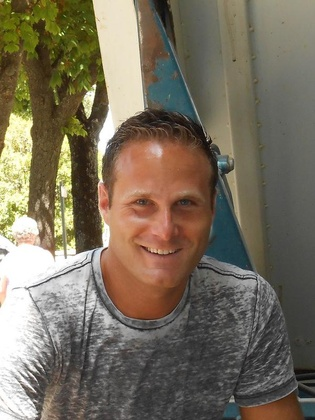
%> input picture dataset1/1803241220-00000379.jpg, 315 x 420 px, shrunk from 600 x 800 before the run
$ octave skin_first_hair_segment.m   (GNU Octave 9; MATLAB toolbox functions it lacks are replaced by stand-ins)
%> lines starting %> are read from the running program, lines starting %| are printed output that depends on the picture; in (x1, y1, x2, y2) boxes, pixels count from 0 and x2, y2 are one past the last pixel; in counts of white or black regions, pixels touching at a corner belong together; the program's own positions count from 1
clc; close all; clear;

% List of image filenames
imageFiles = {'1803241220-00000379.jpg', '1803241220-00000455.jpg', '1803242348-00000223.jpg', '1803242348-00000303.jpg', "1803191139-00001033.jpg", "1803290249-00000142.jpg", "1803290100-00000210.jpg", '1803261700-00000348.jpg'};

% Number of images
numImages = length(imageFiles);

% Create a Viola-Jones detector object for face detection
faceDetector = vision.CascadeObjectDetector();

figure;

% Loop through each image, detect face, apply skin segmentation, and display
for i = 1:numImages
    % Read the current image
    img = imread(imageFiles{i});
%> img is the input picture: size 420x315x3 uint8; mean R, G, B 119.9, 110.2, 92.6

    % Detect faces in the image
    bboxFace = step(faceDetector, img);  % Returns upper left corner and size of bounding box
%> bboxFace = [107 164 115 115]

    % Apply non-maxima suppression: keep only the largest face
    if ~isempty(bboxFace)
        % Compute the area of each bounding box and find the largest
        areas = bboxFace(:, 3) .* bboxFace(:, 4); % Width * Height
%> areas = 13225
        [~, maxIndex] = max(areas);
%> maxIndex = 1
        bboxFace = bboxFace(maxIndex, :); % Keep only the largest face

        % Further crop into the face region by zooming in 75%
        zoomFactor = 0.84;  % Zooming factor (75% of the original size)
        centerX = bboxFace(1) + bboxFace(3) / 2;  % Center X coordinate of the bounding box
%> centerX = 164.5
        centerY = bboxFace(2) + bboxFace(4) / 2;  % Center Y coordinate of the bounding box
%> centerY = 221.5

        % Calculate new width and height
        newWidth = bboxFace(3) * zoomFactor;
%> newWidth = 96.6
        newHeight = bboxFace(4) * zoomFactor;
%> newHeight = 96.6

        % Calculate new top-left corner of the bounding box for cropping
        newX = centerX - newWidth / 2;
%> newX = 116.2
        newY = centerY - newHeight / 2;
%> newY = 173.2

        % Ensure the new bounding box is within image boundaries
        newX = max(1, newX);
        newY = max(1, newY);
        newWidth = min(newWidth, size(img, 2) - newX);
        newHeight = min(newHeight, size(img, 1) - newY);

        % Create the new bounding box for cropping
        newBbox = [newX, newY, newWidth, newHeight];
%> newBbox = [116.2 173.2 96.6 96.6]

        % Crop the new face region
        faceRegion = imcrop(img, newBbox);

        %% Skin Segmentation Using Face Region Histograms

        % Convert the face region and original image to HSV and RGB color spaces
        hsvFace = rgb2hsv(faceRegion);
%> hsvFace: size 98x98x3 double; mean H, S, V 0.0666, 0.52, 0.592
        hsvImg = rgb2hsv(img);
%> hsvImg: size 420x315x3 double; mean H, S, V 0.141, 0.257, 0.476
        rgbImg = img;

        % Extract Red channel from RGB and Hue from HSV (Face Region)
        redChannelFace = faceRegion(:,:,1);
        hueChannelFace = hsvFace(:,:,1);
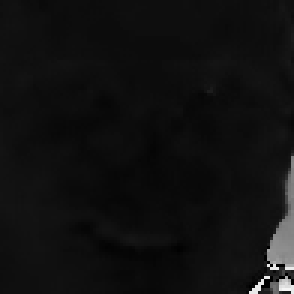
%> hueChannelFace: size 98x98 double (shown 3 times larger); min 0, max 0.958, mean 0.0666

        % Create histograms of the skin pixels (Face Region)
        histRed = histcounts(redChannelFace, 256, 'Normalization', 'probability');
%> histRed = 256 values, max 0.0148 at index 218, min 0 at index 2, mean 0.00391
        histHue = histcounts(hueChannelFace, 256, 'Normalization', 'probability');
%> histHue = 256 values, max 0.152 at index 15, min 0 at index 29, mean 0.00391

        % Apply backprojection to the entire original image
        redChannelImg = rgbImg(:,:,1);
        hueChannelImg = hsvImg(:,:,1);
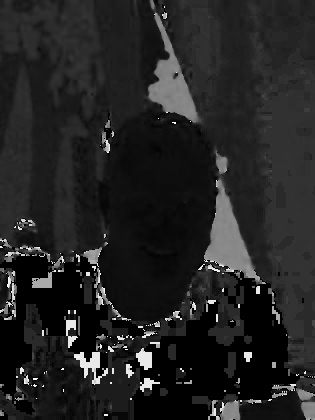
%> hueChannelImg: size 420x315 double; min 0, max 0.994, mean 0.141

        % Backproject the histograms onto the entire original image
        probabilityRed = histRed(double(redChannelImg) + 1);  % Red channel backprojection
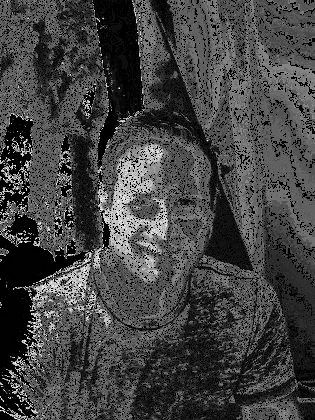
%> probabilityRed: size 420x315 double; min 0, max 0.0148, mean 0.00389; drawn with min black and max white

        % Convert the hue values of the entire image to indices in the range [1, 256]
        hueIndicesImg = round(hueChannelImg * 255) + 1;

        % Ensure the indices are within the valid range [1, 256]
        hueIndicesImg = max(1, min(256, hueIndicesImg));

        % Backproject the histogram onto the hue channel of the entire image
        probabilityHue = histHue(hueIndicesImg);

        % Combine the probabilities for the entire image
        skinProbability = probabilityHue .* probabilityRed;

        % Threshold the probability to segment the skin
        skinThreshold = 1E-4;  % Adjust this value as necessary
        skinSegment = skinProbability > skinThreshold;
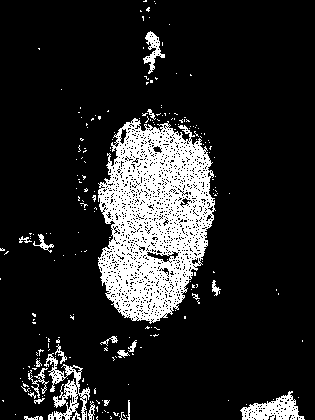
%> skinSegment: size 420x315 logical; 14.5% white; 222 white regions (201 under 20 px), largest, box (x1, y1, x2, y2) and area: (98, 118, 216, 324) 15188, (44, 353, 90, 420) 1110, (240, 391, 305, 420) 961

        % Calculate the mean and standard deviation of the hue/sat/val values within the face region
        meanHue = mean(hueChannelFace(:));
%> meanHue = 0.0666
        stdHue = std(hueChannelFace(:));
%> stdHue = 0.082

        % Define adaptive thresholds for the hue channel
        hueMin = max(0, meanHue - 0.75 * stdHue); % Lower bound for hue
%> hueMin = 0.00508
        hueMax = min(1, meanHue + 0.75 * stdHue); % Upper bound for hue
%> hueMax = 0.128

        satChannelFace = hsvFace(:,:,2);
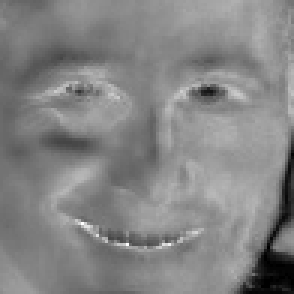
%> satChannelFace: size 98x98 double (shown 3 times larger); min 0, max 1, mean 0.52

        meanSat = mean(satChannelFace(:));
%> meanSat = 0.52
        stdSat = std(satChannelFace(:));
%> stdSat = 0.114

        % Define adaptive thresholds for the hue channel
        saturationMin = max(0, meanSat - 1.25 * stdSat); % Lower bound for hue
%> saturationMin = 0.377
        saturationMax = min(1, meanSat + 1.25 * stdSat); % Upper bound for hue
%> saturationMax = 0.662

        valChannelFace = hsvFace(:,:,3);

        meanVal = mean(valChannelFace(:));
%> meanVal = 0.592
        stdVal = std(valChannelFace(:));
%> stdVal = 0.175

        % Define adaptive thresholds for the hue channel
        valueMin = max(0, meanVal - 1.5 * stdVal); % Lower bound for hue
%> valueMin = 0.33
        valueMax = min(1, meanVal + 1.5 * stdVal); % Upper bound for hue
%> valueMax = 0.854

        % Extract the HSV channels of the original image
        hueChannel = hsvImg(:, :, 1);
        saturationChannel = hsvImg(:, :, 2);
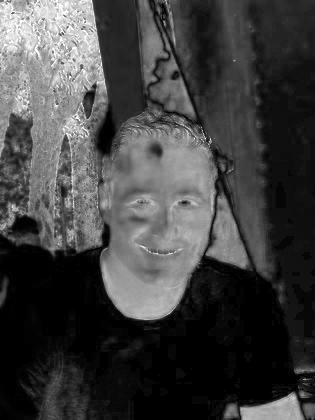
%> saturationChannel: size 420x315 double; min 0, max 1, mean 0.257
        valueChannel = hsvImg(:, :, 3);

        % Apply the thresholds only within the skinSegment mask
        hueMask = (hueChannel >= hueMin) & (hueChannel <= hueMax) & skinSegment;
        saturationMask = (saturationChannel >= saturationMin) & (saturationChannel <= saturationMax) & skinSegment;
%> saturationMask: size 420x315 logical; 10.4% white; 115 white regions (108 under 20 px), largest, box (x1, y1, x2, y2) and area: (99, 125, 214, 320) 12783, (144, 31, 165, 74) 329, (240, 402, 280, 420) 201
        valueMask = (valueChannel >= valueMin) & (valueChannel <= valueMax) & skinSegment;
%> valueMask: size 420x315 logical; 12.6% white; 247 white regions (229 under 20 px), largest, box (x1, y1, x2, y2) and area: (98, 122, 214, 321) 13762, (242, 401, 297, 420) 772, (143, 31, 165, 74) 348

        % Combine the masks with the original skinSegment mask
        thresholdedSkinMask = hueMask & saturationMask & valueMask;
%> thresholdedSkinMask: size 420x315 logical; 9.6% white; 55 white regions (49 under 20 px), largest, box (x1, y1, x2, y2) and area: (99, 128, 213, 319) 11842, (144, 31, 165, 74) 329, (242, 403, 280, 420) 186, (284, 402, 296, 420) 85, (142, 307, 171, 320) 52, (39, 234, 44, 242) 22

        % Morphological Operations to Refine the Skin Segment (on thresholded mask)
        se = strel('disk', 9); % A disk-shaped structuring element with a radius of 5 pixels
        closedSkinMask = imclose(thresholdedSkinMask, se);
%> closedSkinMask: size 420x315 logical; 13.5% white; 5 white regions, box (x1, y1, x2, y2) and area: (99, 122, 213, 320) 16477, (242, 401, 296, 420) 627, (143, 31, 165, 84) 617, (39, 233, 54, 251) 110, (140, 0, 149, 12) 63
        filledSkinMask = imfill(closedSkinMask, 'holes');
        openedSkinMask = imopen(filledSkinMask, se);
%> openedSkinMask: size 420x315 logical; 12.9% white; 3 white regions, box (x1, y1, x2, y2) and area: (99, 127, 212, 319) 16393, (266, 402, 288, 420) 319, (144, 39, 163, 60) 318

        % Keep only the largest connected white region
        connectedComponents = bwconncomp(openedSkinMask);
%> connectedComponents = 3 connected components
        numPixels = cellfun(@numel, connectedComponents.PixelIdxList);
%> numPixels = [16393 318 319]
        [~, largestIdx] = max(numPixels);
%> largestIdx = 1
        largestRegionMask = false(size(openedSkinMask));
        largestRegionMask(connectedComponents.PixelIdxList{largestIdx}) = true;
%> largestRegionMask: size 420x315 logical; 12.4% white; 1 white region, box (x1, y1, x2, y2) and area: (99, 127, 212, 319) 16393


        %% Hair Segmentation

        % Load Viola-Jones detector for mouth detection
        mouthDetector = vision.CascadeObjectDetector('Mouth', 'MergeThreshold', 16);

        % Convert to HSV color space
        hsvImg = rgb2hsv(img);
        vChannel = hsvImg(:,:,3); % Value (brightness)
        hChannel = hsvImg(:,:,1); % Hue

        % Threshold for potential hair region using Value channel
        hairMaskV = vChannel < 0.25; % Threshold for darker regions
%> hairMaskV: size 420x315 logical; 11.9% white; 539 white regions (504 under 20 px), largest, box (x1, y1, x2, y2) and area: (222, 283, 315, 405) 3255, (132, 335, 238, 420) 2889, (68, 103, 98, 250) 1883
        hairMaskV = hairMaskV & (hChannel < 0.2 | hChannel > 0.6);
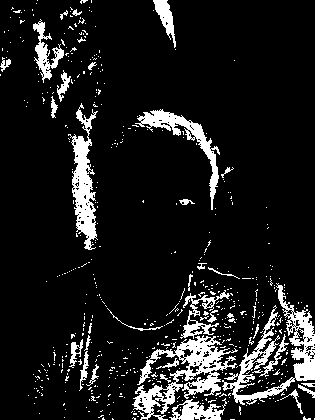
%> hairMaskV: size 420x315 logical; 11% white; 545 white regions (510 under 20 px), largest, box (x1, y1, x2, y2) and area: (132, 335, 238, 420) 2875, (222, 283, 315, 405) 2775, (68, 103, 98, 250) 1883

        % Detect mouth region using Viola-Jones
%> (the run ends here)

$ run again, with dataset1/1803191139-00000036.jpg copied over dataset1/1803241220-00000379.jpg
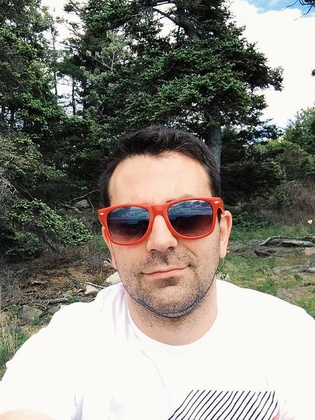
%> input picture dataset1/1803191139-00000036.jpg, 315 x 420 px, shrunk from 600 x 800 before the run
%> img is the input picture: size 420x315x3 uint8; mean R, G, B 139.7, 136.5, 127.4
%> bboxFace = [81 161 164 164]
%> areas = 26896
%> maxIndex = 1
%> centerX = 163
%> centerY = 243
%> newWidth = 137.8
%> newX = 94.12
%> newY = 174.1
%> newBbox = [94.12 174.1 137.8 137.8]
%> hsvFace: size 139x139x3 double; mean H, S, V 0.178, 0.331, 0.686
%> hsvImg: size 420x315x3 double; mean H, S, V 0.245, 0.184, 0.566
%> histRed = 256 values, max 0.0364 at index 252, min 5.18e-05 at index 3, mean 0.00391
%> histHue = 256 values, max 0.0949 at index 17, min 0 at index 76, mean 0.00391
%> `skinSegment = skinProbability > skinThreshold;`:
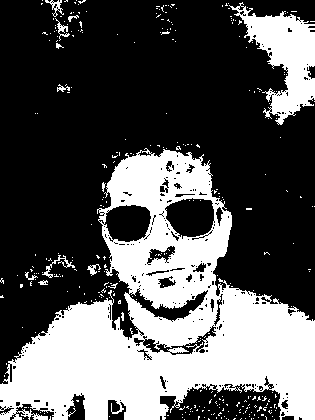
%> skinSegment: size 420x315 logical; 34.6% white; 322 white regions (308 under 20 px), largest, box (x1, y1, x2, y2) and area: (0, 148, 315, 420) 39753, (229, 2, 315, 125) 4508, (42, 255, 75, 278) 143
%> meanHue = 0.178
%> stdHue = 0.273
%> hueMin = 0
%> hueMax = 0.383
%> meanSat = 0.331
%> stdSat = 0.189
%> saturationMin = 0.095
%> saturationMax = 0.568
%> meanVal = 0.686
%> stdVal = 0.276
%> valueMin = 0.272
%> valueMax = 1
%> hueMask: size 420x315 logical; 34.6% white; 316 white regions (302 under 20 px), largest, box (x1, y1, x2, y2) and area: (0, 148, 315, 420) 39751, (229, 3, 315, 125) 4503, (42, 255, 75, 278) 143
%> saturationMask: size 420x315 logical; 10.5% white; 135 white regions (125 under 20 px), largest, box (x1, y1, x2, y2) and area: (102, 208, 232, 346) 8645, (104, 148, 220, 208) 4408, (42, 255, 75, 278) 139
%> valueMask: size 420x315 logical; 34.3% white; 303 white regions (292 under 20 px), largest, box (x1, y1, x2, y2) and area: (0, 150, 315, 420) 39640, (229, 2, 315, 125) 4508, (45, 0, 64, 17) 107
%> thresholdedSkinMask: size 420x315 logical; 10.2% white; 108 white regions (100 under 20 px), largest, box (x1, y1, x2, y2) and area: (102, 208, 232, 346) 8643, (107, 150, 220, 208) 4321, (0, 412, 22, 420) 120
%> closedSkinMask: size 420x315 logical; 13.3% white; 10 white regions (7 under 20 px), largest, box (x1, y1, x2, y2) and area: (85, 144, 232, 346) 16704, (20, 256, 79, 288) 641, (0, 411, 40, 420) 245
%> filledSkinMask: size 420x315 logical; 15.6% white; 10 white regions (7 under 20 px), largest, box (x1, y1, x2, y2) and area: (85, 144, 232, 346) 19800, (20, 256, 79, 288) 641, (0, 411, 40, 420) 245
%> openedSkinMask: size 420x315 logical; 15% white; 2 white regions, box (x1, y1, x2, y2) and area: (94, 148, 232, 346) 19641, (48, 260, 66, 277) 242
%> connectedComponents = 2 connected components
%> numPixels = [242 19641]
%> largestIdx = 2
%> largestRegionMask: size 420x315 logical; 14.8% white; 1 white region, box (x1, y1, x2, y2) and area: (94, 148, 232, 346) 19641
%> `hairMaskV = hairMaskV & (hChannel < 0.2 | hChannel > 0.6);`:
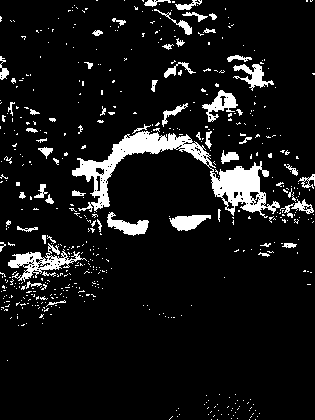
%> hairMaskV: size 420x315 logical; 8.8% white; 533 white regions (475 under 20 px), largest, box (x1, y1, x2, y2) and area: (72, 131, 280, 218) 4447, (8, 243, 87, 282) 939, (202, 90, 238, 122) 463

$ run again, with dataset1/1803241638-00000200.jpg copied over dataset1/1803241220-00000379.jpg
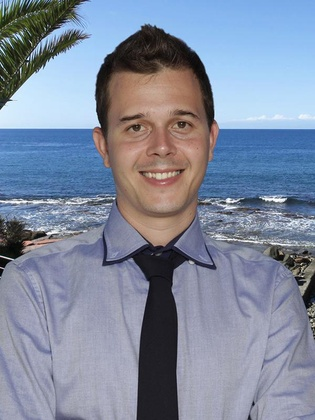
%> input picture dataset1/1803241638-00000200.jpg, 315 x 420 px, shrunk from 600 x 800 before the run
%> img is the input picture: size 420x315x3 uint8; mean R, G, B 127.8, 137.6, 157.5
%> bboxFace = [100 80 122 122]
%> areas = 14884
%> maxIndex = 1
%> centerX = 161
%> centerY = 141
%> newWidth = 102.5
%> newX = 109.8
%> newY = 89.76
%> newBbox = [109.8 89.76 102.5 102.5]
%> hsvFace: size 103x103x3 double; mean H, S, V 0.0831, 0.355, 0.6
%> hsvImg: size 420x315x3 double; mean H, S, V 0.525, 0.267, 0.646
%> histRed = 256 values, max 0.0156 at index 186, min 0 at index 9, mean 0.00391
%> histHue = 256 values, max 0.137 at index 15, min 0 at index 33, mean 0.00391
%> `skinSegment = skinProbability > skinThreshold;`:
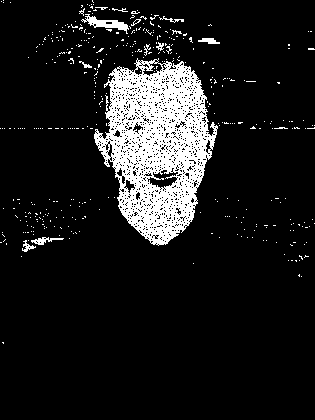
%> skinSegment: size 420x315 logical; 11.1% white; 400 white regions (387 under 20 px), largest, box (x1, y1, x2, y2) and area: (94, 58, 218, 246) 12920, (81, 14, 129, 34) 327, (31, 237, 64, 245) 114
%> meanHue = 0.0831
%> stdHue = 0.135
%> hueMin = 0
%> hueMax = 0.185
%> meanSat = 0.355
%> stdSat = 0.0817
%> saturationMin = 0.252
%> saturationMax = 0.457
%> meanVal = 0.6
%> stdVal = 0.132
%> valueMin = 0.402
%> valueMax = 0.798
%> hueMask: size 420x315 logical; 10.1% white; 89 white regions (84 under 20 px), largest, box (x1, y1, x2, y2) and area: (94, 58, 218, 246) 12920, (31, 237, 64, 245) 114, (22, 240, 36, 252) 66, (156, 42, 164, 51) 36, (144, 44, 151, 56) 31
%> saturationMask: size 420x315 logical; 9.8% white; 224 white regions (211 under 20 px), largest, box (x1, y1, x2, y2) and area: (104, 61, 217, 245) 11383, (81, 14, 129, 34) 327, (94, 132, 110, 166) 196
%> valueMask: size 420x315 logical; 9.3% white; 128 white regions (125 under 20 px), largest, box (x1, y1, x2, y2) and area: (94, 62, 218, 246) 12012, (31, 237, 64, 245) 104, (22, 241, 36, 252) 56
%> thresholdedSkinMask: size 420x315 logical; 8.5% white; 26 white regions (23 under 20 px), largest, box (x1, y1, x2, y2) and area: (108, 65, 217, 245) 10900, (94, 132, 110, 166) 190, (208, 152, 212, 160) 20
%> closedSkinMask: size 420x315 logical; 11.2% white; 2 white regions, box (x1, y1, x2, y2) and area: (94, 62, 217, 245) 14776, (23, 239, 46, 246) 66
%> openedSkinMask: size 420x315 logical; 11.1% white; 1 white region, box (x1, y1, x2, y2) and area: (96, 67, 217, 244) 14683
%> connectedComponents = 1 connected component
%> numPixels = 14683
%> largestIdx = 1
%> `hairMaskV = hairMaskV & (hChannel < 0.2 | hChannel > 0.6);`:
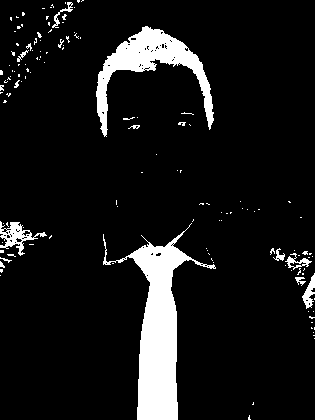
%> hairMaskV: size 420x315 logical; 9.1% white; 135 white regions (119 under 20 px), largest, box (x1, y1, x2, y2) and area: (103, 223, 216, 420) 6526, (96, 26, 214, 137) 3667, (0, 221, 47, 256) 541

$ run again, with dataset1/1803241944-00000092.jpg copied over dataset1/1803241220-00000379.jpg
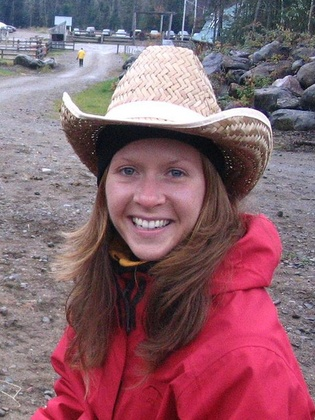
%> input picture dataset1/1803241944-00000092.jpg, 315 x 420 px, shrunk from 600 x 800 before the run
%> img is the input picture: size 420x315x3 uint8; mean R, G, B 136.9, 98.9, 110.2
%> bboxFace = [96 131 114 114]
%> areas = 12996
%> maxIndex = 1
%> centerX = 153
%> centerY = 188
%> newWidth = 95.76
%> newX = 105.1
%> newY = 140.1
%> newBbox = [105.1 140.1 95.76 95.76]
%> hsvFace: size 97x97x3 double; mean H, S, V 0.851, 0.297, 0.53
%> hsvImg: size 420x315x3 double; mean H, S, V 0.656, 0.322, 0.558
%> histRed = 256 values, max 0.0115 at index 152, min 0 at index 9, mean 0.00391
%> histHue = 256 values, max 0.0832 at index 249, min 0 at index 18, mean 0.00391
%> skinSegment: size 420x315 logical; 27.2% white; 700 white regions (631 under 20 px), largest, box (x1, y1, x2, y2) and area: (0, 187, 287, 420) 22451, (104, 139, 209, 261) 6518, (279, 358, 315, 420) 871
%> meanHue = 0.851
%> stdHue = 0.285
%> hueMin = 0.638
%> hueMax = 1
%> meanSat = 0.297
%> stdSat = 0.0751
%> saturationMin = 0.203
%> saturationMax = 0.39
%> meanVal = 0.53
%> stdVal = 0.196
%> valueMin = 0.236
%> valueMax = 0.824
%> hueMask: size 420x315 logical; 25.5% white; 706 white regions (626 under 20 px), largest, box (x1, y1, x2, y2) and area: (4, 187, 287, 420) 20455, (104, 139, 209, 261) 6365, (279, 358, 315, 420) 871
%> saturationMask: size 420x315 logical; 5.6% white; 342 white regions (325 under 20 px), largest, box (x1, y1, x2, y2) and area: (108, 139, 205, 261) 5726, (236, 209, 259, 215) 54, (236, 189, 250, 203) 48
%> valueMask: size 420x315 logical; 24.6% white; 612 white regions (554 under 20 px), largest, box (x1, y1, x2, y2) and area: (0, 187, 275, 420) 19651, (104, 139, 209, 261) 6377, (286, 360, 315, 420) 674
%> thresholdedSkinMask: size 420x315 logical; 5.3% white; 292 white regions (277 under 20 px), largest, box (x1, y1, x2, y2) and area: (108, 139, 205, 261) 5509, (236, 209, 259, 215) 51, (236, 189, 250, 202) 47
%> closedSkinMask: size 420x315 logical; 12.8% white; 39 white regions (29 under 20 px), largest, box (x1, y1, x2, y2) and area: (66, 120, 261, 268) 12302, (34, 250, 116, 412) 2251, (155, 252, 215, 349) 1930
%> openedSkinMask: size 420x315 logical; 11% white; 5 white regions, box (x1, y1, x2, y2) and area: (95, 127, 206, 262) 10291, (67, 263, 114, 326) 1789, (164, 281, 204, 342) 1283, (218, 194, 244, 237) 837, (70, 129, 90, 148) 300
%> connectedComponents = 5 connected components
%> numPixels = [1789 300 10291 1283 837]
%> largestIdx = 3
%> largestRegionMask: size 420x315 logical; 7.8% white; 1 white region, box (x1, y1, x2, y2) and area: (95, 127, 206, 262) 10291
%> `hairMaskV = hairMaskV & (hChannel < 0.2 | hChannel > 0.6);`:
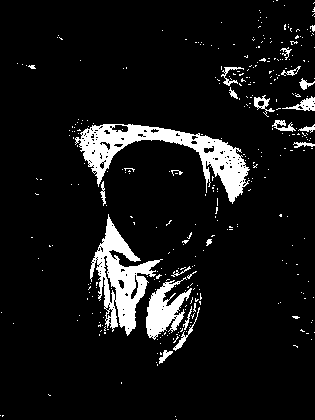
%> hairMaskV: size 420x315 logical; 8.4% white; 348 white regions (325 under 20 px), largest, box (x1, y1, x2, y2) and area: (75, 124, 250, 204) 4229, (90, 214, 163, 336) 3206, (146, 277, 192, 340) 1362
